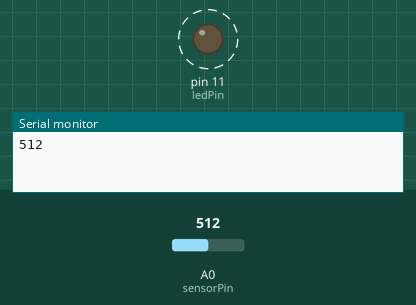
Recording of a sketch running on a simulated Arduino Uno, built with avr-gcc and run on an emulated ATmega328P. Parts: output pins drawn as LEDs (lit = HIGH), the last lines printed to the serial monitor. Dashed ring = blinking. The test bench sets the inputs (shaded band); at power-on: A0 (sensorPin) = 512.

Above: at 1.8 s.
1.9 s: A0 (sensorPin) set to 306
At 2.2 s:
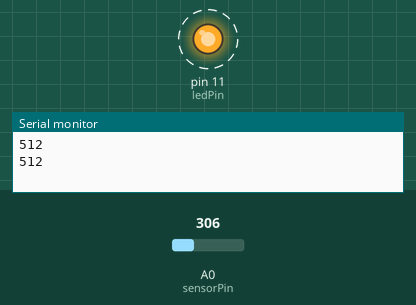
5.4 s: A0 (sensorPin) set to 122
At 5.56 s:
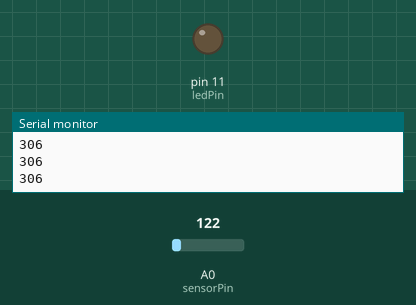
Timing chart, 0 to 14.9 s (numbered marks = the images above; inputs shaded):
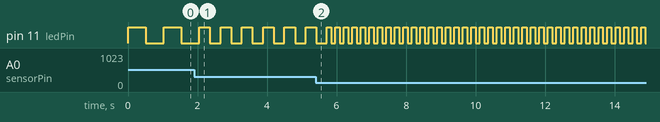

The sketch:

Potentiometer.ino
```cpp
const int sensorPin=A0;
const int ledPin=11;
int sensorVal;

void setup() {
  // put your setup code here, to run once:
  pinMode(ledPin,OUTPUT);
  Serial.begin(9600);
}

void loop() {
  // put your main code here, to run repeatedly:


  sensorVal=analogRead(sensorPin);

  digitalWrite(ledPin,HIGH);
  delay(sensorVal);

  digitalWrite(ledPin,LOW);
  delay(sensorVal);


  Serial.println(sensorVal);

}
```

Measured:
- after the input at 1.9 s, pin 11 (ledPin): alternates HIGH for 0.31 s and LOW for 0.31 s, starting after 0.46 s
- by itself, pin 11 (ledPin): alternates HIGH for 0.51 s and LOW for 0.51 s
